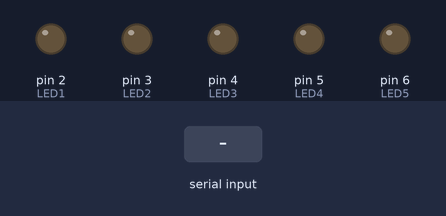
Bench run of a sketch on a simulated Arduino Uno, built with avr-gcc and run on an emulated ATmega328P. Parts: output pins drawn as LEDs (lit = HIGH). The inputs (shaded band) are chosen by the test bench. What the sketch prints to the serial monitor is not drawn.

Above: at 1.4 s.
1.5 s: "S\n" received over Serial
At 2.3 s:
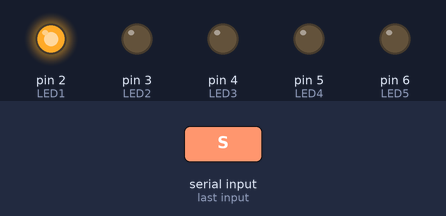
3.0 s: "F\n" received over Serial
At 3.4 s:
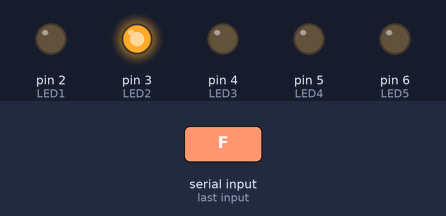
4.5 s: "R\n" received over Serial
At 5.7 s:
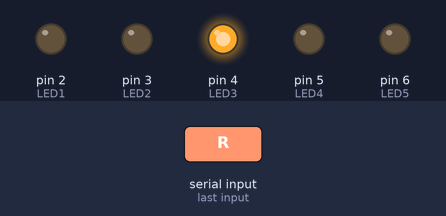
6.0 s: "IS\n" received over Serial
At 6.9 s:
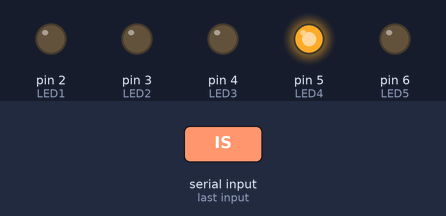
7.5 s: "DS\n" received over Serial
At 8.1 s:
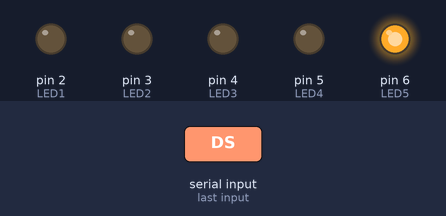
9.0 s: "MT\n" received over Serial
At 10.4 s:
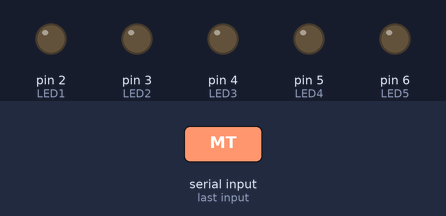
Timing chart, 0 to 11.5 s (numbered marks = the images above; inputs shaded):
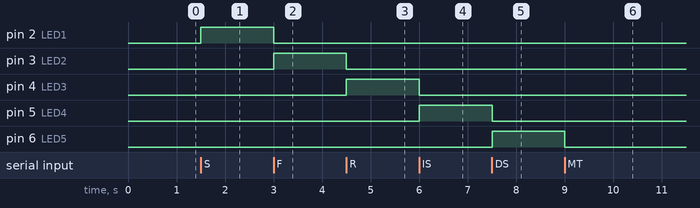

Measured:
- after the input at 1.5 s, pin 2 (LED1): LOW → HIGH at once
- after the input at 3.0 s, pin 2 (LED1): HIGH → LOW at once; pin 3 (LED2): LOW → HIGH at once
- after the input at 4.5 s, pin 3 (LED2): HIGH → LOW at once; pin 4 (LED3): LOW → HIGH at once
- after the input at 6.0 s, pin 4 (LED3): HIGH → LOW at once; pin 5 (LED4): LOW → HIGH at once
- after the input at 7.5 s, pin 5 (LED4): HIGH → LOW at once; pin 6 (LED5): LOW → HIGH at once
- after the input at 9.0 s, pin 6 (LED5): HIGH → LOW at once

The sketch:

GUI_Test.ino
```cpp
////////////////////////////////////////////////////////////////////////////////
#include <string.h>
#include <stdio.h>

////////////////////////////////////////////////////////////////////////////////

#define LED1 2
#define LED2 3
#define LED3 4
#define LED4 5
#define LED5 6


//Variables globales
int i = 0;
char comando[20];
char cadena[40];

int pwm_step = 10;  //Pasos de Aumento/Decremento
int pwm = 105;       //Velocidad incial
int lim_inf = 0;    //Limite de velocidad inferior
int lim_sup = 255;  //Límite de velocidad superior

int ppr = 2376;        //Pulsos por revolución
int PosEnc = 0;        //Posición del encoder en pulsos, se inicia en 0
int MSB = 0;
int LSB = 0;
int lastEncoded = 0;

int moveAngle = 0;      //Grados que se van a  mover
int error = 50;
float ratio = (float)360/ppr;     //360/ppr;  //Pulsos por grado

int setpoint;

//Banderas
bool moving = false;
bool inverso = false;
bool entradaCompleta = false;

////////////////////////////////////////////////////////////////////////////////
//Funciones utilizadas
void menu(void);    //Desplega el menu en la consola
void accion(void);  //Selecciona una acción según el comando recibido (String)
void apagar(void);

////////////////////////////////////////////////////////////////////////////////
void setup() {
  //Inicializamos las variables correspondientes al motor 1
  pinMode(LED1, OUTPUT);
  pinMode(LED2, OUTPUT);
  pinMode(LED3, OUTPUT);
  pinMode(LED4, OUTPUT);
  pinMode(LED5, OUTPUT);


  Serial.begin(9600);
  menu();                   //Imprimimos el menú de opciones

}

void loop() {
  if(entradaCompleta){
    //Se ejecuta si se envia un comando
    accion();
    entradaCompleta = false;
  }

  if(moving){
    //Si se desea mover una cantidad de grados definida

  }
}

//Se envian datos desde el puerto serial
void serialEvent() {
  while (Serial.available()) {
    char inChar = (char)Serial.read();
    if(inChar > 96){
      inChar -= 32;
    }
    if (inChar != '\n') { //Terminador de cadena (enter)
      comando[i] += inChar;
      i++;
    }else{
      i = 0;
      entradaCompleta = true;
    }
  }
}


////////////////////////////////////////////////////////////////////////////////
//Funciones
void menu(){
  Serial.println("Control del motor (Funciones básicas)");
  Serial.println("");
  Serial.println("Comandos:");
  Serial.println("[S]    PARO");
  Serial.println("[F]    ADELANTE (CW)");
  Serial.println("[R]    REVERSA (CCW)");
  Serial.println("[IS]   INCREMENTAR VELOCIDAD");
  Serial.println("[DS]   DISMINUIR VELOCIDAD");
  Serial.println("[MT X] MOVER X GRADOS");
  Serial.println("");
  Serial.println("Opciones:");
  Serial.println("[GP]   MOSTRAR POSICION ACTUAL DEL ENCODER (GRADOS)");
  Serial.println("[GS]   MOSTRAR VELOCIDAD (PWM)");
  Serial.println("[MN]   IMPRIMIR LISTA DE COMANDOS/OPCIONES");
  Serial.println("");
}

void accion(){
  apagar();
  if(!strcmp(comando, "S")) {
    PosEnc = 0;
    digitalWrite(LED1, HIGH);
  }

  if(!strcmp(comando, "F")){
    digitalWrite(LED2, HIGH);
  }

  if(!strcmp(comando, "R")){
    digitalWrite(LED3, HIGH);
  }

  if(!strcmp(comando, "IS")){
    pwm += pwm_step;
    if(pwm > lim_sup) pwm = lim_sup;
    digitalWrite(LED4, HIGH);
  }

  if(!strcmp(comando, "DS")){
    pwm -= pwm_step;
    if(pwm < lim_inf) pwm = lim_inf;
    digitalWrite(LED5, HIGH);
  }


  if(!strncmp(comando, "MT", 2)){
    char aux[5];
    sscanf(comando, "%s %d", aux, &moveAngle);
    sprintf(cadena, "Se debe mover: %d grados", moveAngle);


    if (moveAngle < 0){
      //Habilita el movimiento con ángulos "negativos" (CCW)
      moveAngle = (-1)*moveAngle;
    }

    PosEnc = moveAngle;
  }

  if(!strcmp(comando, "GP")){
    Serial.println(PosEnc);
  }

  if(!strcmp(comando, "GS")){
    Serial.println(pwm);
  }

  memset(comando, 0, 20);
}

void apagar(){
    digitalWrite(LED1, LOW);
    digitalWrite(LED2, LOW);
    digitalWrite(LED3, LOW);
    digitalWrite(LED4, LOW);
    digitalWrite(LED5, LOW);
}


// *FIN DEL CÓDIGO
```
